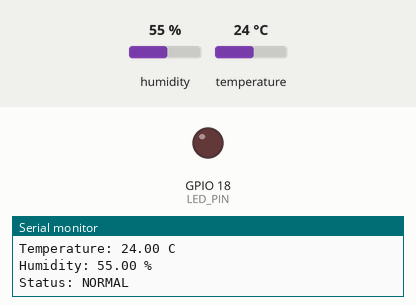
Recording of a sketch running on a simulated ESP32. Shown: output pins drawn as LEDs (lit = HIGH), the last lines printed to the serial monitor. The inputs (shaded band) are chosen by the test bench; at power-on: temperature 24 °C, humidity 55 %.

Above: at 3.8 s.
3.9 s: temperature set to 29.4 °C
7.8 s: temperature set to 30.4 °C
At 9.7 s:
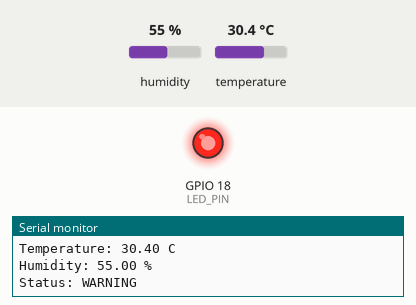
11.7 s: temperature set to 12 °C
At 12.3 s:
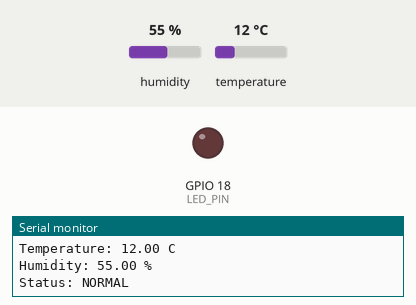
15.6 s: temperature set to 33 °C
At 18.9 s:
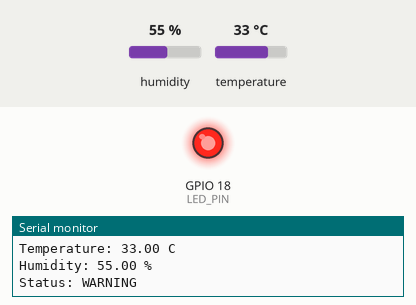
Timing chart, 0 to 20.4 s (numbered marks = the images above; inputs shaded):
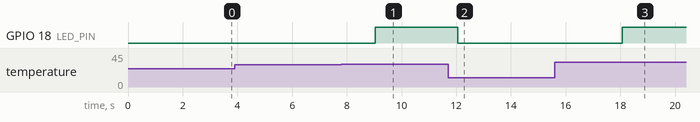

The sketch:

sketch.ino
```cpp
#include <DHTesp.h>

const int DHT_PIN = 15;
const int LED_PIN = 18;
const float WARNING_TEMPERATURE_C = 30.0;

DHTesp dht;

void setup() {
  Serial.begin(115200);
  pinMode(LED_PIN, OUTPUT);
  dht.setup(DHT_PIN, DHTesp::DHT22);
  Serial.println("Smart Classroom Monitor - Stage 1");
}

void loop() {
  TempAndHumidity reading = dht.getTempAndHumidity();

  if (isnan(reading.temperature) || isnan(reading.humidity)) {
    Serial.println("Sensor read failed. Check DHT22 wiring/library.");
    digitalWrite(LED_PIN, LOW);
    delay(2000);
    return;
  }

  const bool warning = reading.temperature >= WARNING_TEMPERATURE_C;
  digitalWrite(LED_PIN, warning ? HIGH : LOW);

  Serial.printf("Temperature: %.2f C\n", reading.temperature);
  Serial.printf("Humidity: %.2f %%\n", reading.humidity);
  Serial.printf("Status: %s\n\n", warning ? "WARNING" : "NORMAL");

  delay(3000);
}
```

Measured:
- the behaviour switches between 29.9 and 30 °C on temperature (found by bisection; images 0 and 1)
- after the input at 7.8 s, GPIO 18 (LED_PIN): LOW → HIGH after 1.2 s
- after the input at 11.7 s, GPIO 18 (LED_PIN): HIGH → LOW after 0.35 s
- after the input at 15.6 s, GPIO 18 (LED_PIN): LOW → HIGH after 2.5 s
